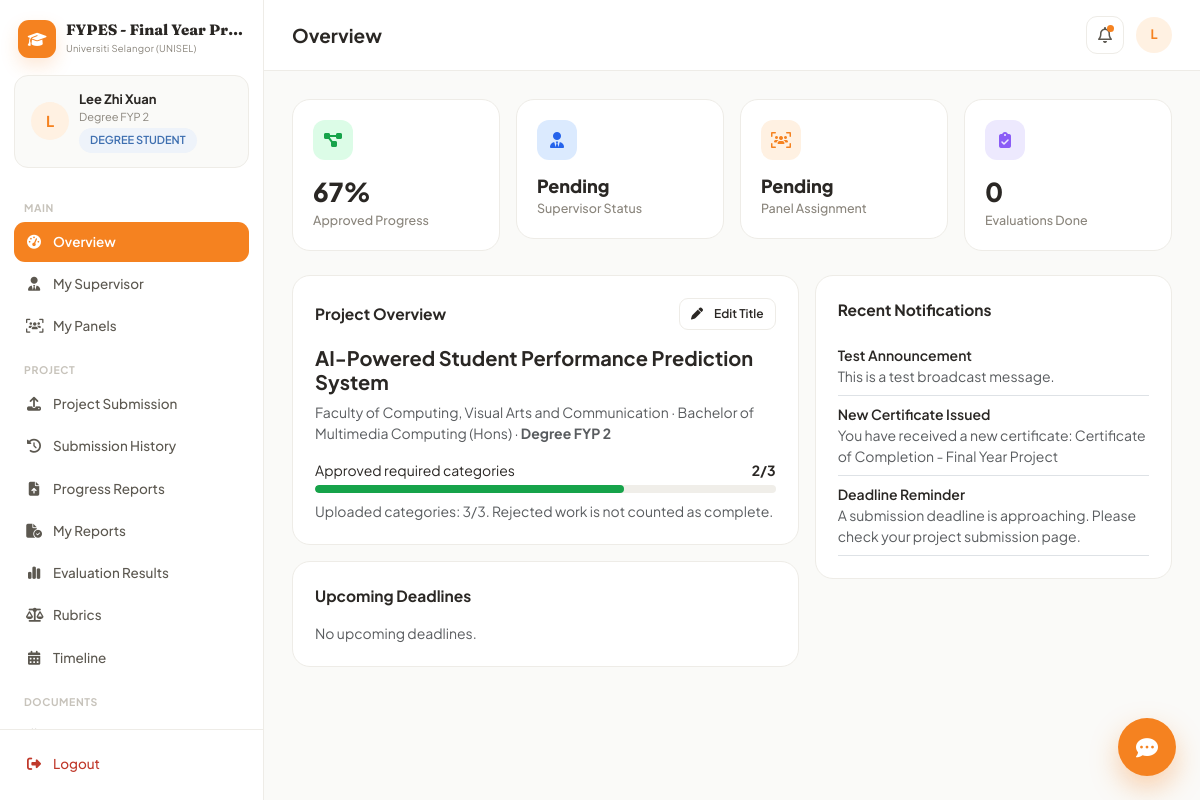
/dashboard/student/index.php (signed in), run on the app's committed database.
### tables this page shows
CREATE TABLE `students` (
  `id` int(11) NOT NULL AUTO_INCREMENT,
  `user_id` int(11) NOT NULL,
  `matric_number` varchar(30) NOT NULL,
  `level` enum('diploma','degree') NOT NULL,
  `programme` varchar(150) DEFAULT NULL,
  `faculty` varchar(150) DEFAULT NULL,
  `programme_type` enum('diploma_fyp1','diploma_fyp2','degree_fyp1','degree_fyp2') NOT NULL,
  `project_title` varchar(255) DEFAULT NULL,
  `supervisor_id` int(11) DEFAULT NULL,
  `assessor_id` int(11) DEFAULT NULL,
  `presentation_date` datetime DEFAULT NULL,
  `age` int(11) DEFAULT NULL,
  `gender` enum('male','female','other') DEFAULT NULL,
  PRIMARY KEY (`id`),
  UNIQUE KEY `matric_number` (`matric_number`),
  KEY `user_id` (`user_id`),
  KEY `supervisor_id` (`supervisor_id`),
  KEY `fk_students_assessor` (`assessor_id`),
  CONSTRAINT `fk_students_assessor` FOREIGN KEY (`assessor_id`) REFERENCES `lecturers` (`id`) ON DELETE SET NULL,
  CONSTRAINT `students_ibfk_1` FOREIGN KEY (`user_id`) REFERENCES `users` (`id`) ON DELETE CASCADE
);

CREATE TABLE `notifications` (
  `id` int(11) NOT NULL AUTO_INCREMENT,
  `user_id` int(11) NOT NULL,
  `title` varchar(200) NOT NULL,
  `message` text NOT NULL,
  `type` varchar(50) DEFAULT 'general',
  `link` varchar(255) DEFAULT NULL,
  `is_read` tinyint(1) NOT NULL DEFAULT 0,
  `created_at` datetime NOT NULL DEFAULT current_timestamp(),
  PRIMARY KEY (`id`),
  KEY `user_id` (`user_id`),
  CONSTRAINT `notifications_ibfk_1` FOREIGN KEY (`user_id`) REFERENCES `users` (`id`) ON DELETE CASCADE
);

### includes/functions.php (called while the page is built, shortened)
<?php
function safeRun(PDO $pdo, string $sql, array $params = []) {
    try {
        $stmt = $pdo->prepare($sql);
        $stmt->execute($params);
        return $stmt;
    } catch (PDOException $e) {
        error_log('FYPES SQL error: ' . $e->getMessage() . ' | SQL: ' . $sql);
        throw $e;
    }
}
function e(?string $str): string {
    return htmlspecialchars($str ?? '', ENT_QUOTES, 'UTF-8');
}
function programmeTypeLabel(string $pt): string {
    return [
        'diploma_fyp1' => 'Diploma FYP 1',
        'diploma_fyp2' => 'Diploma FYP 2',
        'degree_fyp1' => 'Degree FYP 1',
        'degree_fyp2' => 'Degree FYP 2',
    ][$pt] ?? $pt;
}
function getSetting(PDO $pdo, string $key, ?string $default = null): ?string {
    static $cache = [];
    $stmt = safeRun($pdo, 'SELECT setting_value FROM system_settings WHERE setting_key=?', [$key]);
    $row = $stmt ? $stmt->fetch() : null;
    return $cache[$key] = ($row['setting_value'] ?? $default);
}
function studentAccessBlocked(PDO $pdo, ?string $onDate = null): bool {
    $start = trim((string)getSetting($pdo, 'student_access_block_start', ''));
    $end = trim((string)getSetting($pdo, 'student_access_block_end', ''));
    if ($start === '' || $end === '') return false;
    $date = $onDate ?: date('Y-m-d');
    return $date >= $start && $date <= $end;
}
function studentSemesterId(PDO $pdo, int $studentId): ?int {
    $stmt = safeRun($pdo, 'SELECT semester_id FROM students WHERE id=?', [$studentId]);
    $row = $stmt ? $stmt->fetch() : null;
    if ($row && $row['semester_id'] !== null) return (int)$row['semester_id'];
    $history=safeRun($pdo,"SELECT h.semester_id FROM student_stage_history h JOIN semesters se ON se.id=h.semester_id WHERE h.student_id=? ORDER BY (h.status IN ('planned','active')) DESC,se.start_date DESC,h.id DESC LIMIT 1",[$studentId])->fetch();
    return $history ? (int)$history['semester_id'] : currentSemesterId($pdo);
}

### includes/auth.php (called while the page is built, shortened)
<?php
function isLoggedIn(): bool {
    return isset($_SESSION['user_id']);
}
function currentUser(): ?array {
    return [
        'id' => $_SESSION['user_id'],
        'role' => $_SESSION['role'],
        'name' => $_SESSION['name'],
        'email' => $_SESSION['email'],
        'photo' => $_SESSION['photo'] ?? null,
        'lecturer_id' => $_SESSION['lecturer_id'] ?? null,
        'student_id' => $_SESSION['student_id'] ?? null,
    ];
}
function requireRole(string $role): void {
    if ($role === 'student') {
        global $pdo;
        if (isset($pdo) && studentAccessBlocked($pdo)) {
            $_SESSION = [];
            if (ini_get('session.use_cookies')) {
                $params=session_get_cookie_params();
                setcookie(session_name(),'',time()-42000,$params['path'],$params['domain'],$params['secure'],$params['httponly']);
            }
            session_destroy();
            redirect(BASE_URL . '/auth/login.php?error=student_access_blocked');
        }
    }
}
function unreadNotificationCount(PDO $pdo): int {
    $stmt = safeRun($pdo, "SELECT COUNT(*) c FROM notifications WHERE user_id = ? AND is_read = 0", [$_SESSION['user_id']]);
    $row = $stmt ? $stmt->fetch() : ['c' => 0];
    return (int) $row['c'];
}

### dashboard/student/index.php (the view, shortened to what this page needs)
<?php
require_once __DIR__ . '/../../includes/config.php';
requireRole('student');
$user = currentUser();
$studentId = (int)$user['student_id'];
$student = safeRun($pdo, 'SELECT * FROM students WHERE id=?', [$studentId])->fetch();
$view = $_GET['view'] ?? 'overview';
$studentSemesterId = studentSemesterId($pdo, $studentId);
$currentSemesterId = $studentSemesterId;
$pt = $student['programme_type'];
$categories = safeRun($pdo,'SELECT * FROM submission_categories WHERE programme_type=? AND (semester_id IS NULL OR semester_id=?) ORDER BY sort_order',[$pt,$currentSemesterId])->fetchAll();
$mySubmissions = safeRun($pdo,'SELECT * FROM submissions WHERE student_id=? AND (semester_id IS NULL OR semester_id=?) ORDER BY uploaded_at DESC',[$studentId,$currentSemesterId])->fetchAll();
$approvedCategoryCount=(int)safeRun($pdo,"SELECT COUNT(DISTINCT sub.category_id) c FROM submissions sub
    WHERE sub.student_id=? AND sub.semester_id<=>? AND sub.id IN (
      SELECT MAX(s2.id) FROM submissions s2 WHERE s2.student_id=? AND s2.semester_id<=>? GROUP BY s2.category_id
    ) AND sub.status='approved'",[$studentId,$studentSemesterId,$studentId,$studentSemesterId])->fetch()['c'];
$uploadedCategoryCount=count(array_unique(array_column($mySubmissions,'category_id')));
$progressPct=count($categories)?min(100,round($approvedCategoryCount/count($categories)*100)):0;
$pendingReqCount=(int)safeRun($pdo,"SELECT COUNT(*) c FROM supervisor_requests WHERE student_id=? AND semester_id<=>? AND status IN ('pending','accepted') AND coordinator_status='pending'",[$studentId,$studentSemesterId])->fetch()['c'];
$navGroups=[
 ['label'=>'Main','items'=>[
   ['icon'=>'gauge-high','label'=>'Overview','view'=>'overview'],
   ['icon'=>'user-tie','label'=>'My Supervisor','view'=>'my-supervisor','badge'=>$pendingReqCount?:null],
   ['icon'=>'users-viewfinder','label'=>'My Panels','view'=>'my-panels'],
 ]],
 ['label'=>'Project','items'=>[
   ['icon'=>'upload','label'=>'Project Submission','view'=>'submissions'],
   ['icon'=>'clock-rotate-left','label'=>'Submission History','view'=>'history'],
   ['icon'=>'file-arrow-up','label'=>'Progress Reports','view'=>'progress-reports'],
   ['icon'=>'file-circle-check','label'=>'My Reports','view'=>'my-reports'],
   ['icon'=>'chart-simple','label'=>'Evaluation Results','view'=>'results'],
   ['icon'=>'scale-balanced','label'=>'Rubrics','view'=>'rubrics'],
   ['icon'=>'calendar-days','label'=>'Timeline','view'=>'timeline'],
 ]],
 ['label'=>'Documents','items'=>[
   ['icon'=>'certificate','label'=>'Certificates','view'=>'certificates'],
   ['icon'=>'user','label'=>'Profile','view'=>'profile'],
 ]],
];
$pageTitleMap=['overview'=>'Overview','my-supervisor'=>'My Supervisor','my-panels'=>'My Panels','submissions'=>'Project Submission','history'=>'Submission History','progress-reports'=>'Progress Reports','my-reports'=>'My Reports','results'=>'Evaluation Results','rubrics'=>'Rubrics','timeline'=>'Timeline','certificates'=>'Certificates','profile'=>'Profile'];
$pageTitle=$pageTitleMap[$view]??'Dashboard';
$roleLabelText=programmeTypeLabel($pt);
$levelBadge=strtoupper($student['level']).' STUDENT';
$activeView=$view;
require __DIR__.'/../../includes/dash_head.php';
?>
<?php if ($view==='overview'): ?>
<div class="row g-3 mb-4">
<?php
$evalCompleted=(int)safeRun($pdo,"SELECT COUNT(*) c FROM evaluations WHERE student_id=? AND semester_id<=>? AND status='completed'",[$studentId,$studentSemesterId])->fetch()['c'];
$cards=[
 ['diagram-project','Approved Progress',$progressPct.'%','#16A34A','#DCFCE7'],
 ['user-tie','Supervisor Status',$student['supervisor_id']?'Assigned':'Pending','#2563EB','#DBEAFE'],
 ['users-viewfinder','Panel Assignment',($student['report_panel_id']&&$student['presentation_panel_id'])?'Complete':'Pending','#F58220','#FFF1E2'],
 ['clipboard-check','Evaluations Done',$evalCompleted,'#8B5CF6','#EDE9FE'],
];
foreach($cards as [$icon,$label,$val,$color,$soft]): ?>
<div class="col-6 col-lg-3"><div class="stat-card"><div class="stat-icon" style="background:<?= $soft ?>;color:<?= $color ?>"><i class="fa-solid fa-<?= $icon ?>"></i></div><div class="stat-value" style="<?= is_string($val)&&!is_numeric(str_replace('%','',$val))?'font-size:18px':'' ?>"><?= e((string)$val) ?></div><div class="stat-label"><?= e($label) ?></div></div></div>
<?php endforeach; ?>
</div>
<div class="row g-3">
 <div class="col-lg-7">
  <div class="card-fy mb-3">
   <div class="d-flex justify-content-between align-items-center gap-2"><div class="section-title mb-0">Project Overview</div><button class="btn-fy-outline btn-sm" data-bs-toggle="modal" data-bs-target="#editTitleModal"><i class="fa-solid fa-pen me-1"></i>Edit Title</button></div>
   <h5 class="fw-bold mt-3"><?= e($student['project_title']??'No project title set') ?></h5>
   <p class="text-muted small"><?= e($student['faculty']) ?> · <?= e($student['programme']) ?> · <strong><?= programmeTypeLabel($pt) ?></strong></p>
   <div class="d-flex justify-content-between small mb-1"><span>Approved required categories</span><strong><?= $approvedCategoryCount ?>/<?= count($categories) ?></strong></div>
   <div class="progress-fy"><div style="width:<?= $progressPct ?>%;background:#16A34A"></div></div>
   <div class="small text-muted mt-2">Uploaded categories: <?= $uploadedCategoryCount ?>/<?= count($categories) ?>. Rejected work is not counted as complete.</div>
  </div>
  <div class="card-fy"><div class="section-title">Upcoming Deadlines</div>
  <?php $upcoming=safeRun($pdo,'SELECT * FROM submission_categories WHERE programme_type=? AND deadline>=CURDATE() AND (semester_id IS NULL OR semester_id=?) ORDER BY deadline LIMIT 4',[$pt,$currentSemesterId])->fetchAll(); foreach($upcoming as $u): ?>
   <div class="d-flex justify-content-between py-2 border-bottom small"><span><?= e($u['name']) ?></span><span class="text-muted"><?= date('M j, Y',strtotime($u['deadline'])) ?></span></div>
  <?php endforeach; if(empty($upcoming)): ?><p class="text-muted small mb-0">No upcoming deadlines.</p><?php endif; ?></div>
 </div>
 <div class="col-lg-5"><div class="card-fy"><div class="section-title">Recent Notifications</div>
 <?php $recentNotifs2=safeRun($pdo,'SELECT * FROM notifications WHERE user_id=? ORDER BY created_at DESC LIMIT 5',[$user['id']])->fetchAll(); foreach($recentNotifs2 as $n): ?>
  <div class="py-2 border-bottom"><div class="small fw-semibold"><?= e($n['title']) ?></div><div class="small text-muted"><?= e($n['message']) ?></div></div>
 <?php endforeach; if(empty($recentNotifs2)): ?><p class="text-muted small mb-0">No notifications yet.</p><?php endif; ?></div></div>
</div>
<?php elseif($view==='my-supervisor'): include __DIR__.'/views/my-supervisor.php';
elseif($view==='my-panels'): include __DIR__.'/views/my-panels.php';
elseif($view==='submissions'): include __DIR__.'/views/submissions.php';
elseif($view==='history'): include __DIR__.'/views/history.php';
elseif($view==='progress-reports'): include __DIR__.'/views/progress-reports.php';
elseif($view==='my-reports'): include __DIR__.'/views/my-reports.php';
elseif($view==='results'): include __DIR__.'/views/results.php';
elseif($view==='rubrics'): include __DIR__.'/views/rubrics.php';
elseif($view==='timeline'): include __DIR__.'/views/timeline.php';
elseif($view==='certificates'): include __DIR__.'/views/certificates.php';
elseif($view==='profile'): include __DIR__.'/../shared/profile.php';
else: ?><div class="card-fy text-center py-5 text-muted">Page not found.</div><?php endif; ?>
<?php require __DIR__.'/../../includes/dash_foot.php'; ?>

### includes/dash_head.php (shortened to what this page needs)
<?php
$chatbotEnabled = getSetting($pdo, 'chatbot_enabled', '1') === '1';
$systemName = getSetting($pdo, 'system_name', APP_NAME) ?: APP_NAME;
$institutionName = getSetting($pdo, 'institution_name', APP_INSTITUTION) ?: APP_INSTITUTION;
$darkMode = getSetting($pdo, 'dark_mode', '0') === '1';
$unreadCount = unreadNotificationCount($pdo);
$notifStmt = safeRun($pdo, "SELECT * FROM notifications WHERE user_id = ? ORDER BY created_at DESC LIMIT 8", [$user['id']]);
$recentNotifs = $notifStmt ? $notifStmt->fetchAll() : [];
?>
<!DOCTYPE html>
<html lang="en">
<head>
<link href="https://cdn.jsdelivr.net/npm/bootstrap@5.3.3/dist/css/bootstrap.min.css" rel="stylesheet">
<link href="https://cdnjs.cloudflare.com/ajax/libs/font-awesome/6.5.1/css/all.min.css" rel="stylesheet">
<link rel="stylesheet" href="<?= BASE_URL ?>/assets/css/style.css">
</head>
<body class="dash-body <?= $darkMode ? 'dark-mode' : '' ?>">
<div class="dash-shell">
  <aside class="dash-sidebar" id="dashSidebar">
    <div class="sidebar-brand" title="<?= e($systemName) ?> — <?= e($institutionName) ?>">
      <div class="brand-icon" style="background:var(--theme)"><i class="fa-solid fa-graduation-cap"></i></div>
      <div class="brand-copy">
        <div class="brand-name" title="<?= e($systemName) ?>"><?= e($systemName) ?></div>
        <div class="brand-sub" title="<?= e($institutionName) ?>"><?= e($institutionName) ?></div>
      </div>
    </div>
    <div class="sidebar-user">
      <div class="user-avatar" style="background:var(--theme-soft);color:var(--theme)">
        <?= strtoupper(substr($user['name'],0,1)) ?>
      </div>
      <div class="user-meta">
        <div class="user-name"><?= e($user['name']) ?></div>
        <div class="user-role"><?= e($roleLabelText) ?></div>
        <?php if (isset($levelBadge)): ?><span class="badge-fy badge-info mt-1" style="display:inline-block;"><?= e($levelBadge) ?></span><?php endif; ?>
      </div>
    </div>
    <nav class="sidebar-nav">
      <?php foreach ($navGroups as $group): ?>
        <?php if (!empty($group['label'])): ?><div class="nav-group-label"><?= e($group['label']) ?></div><?php endif; ?>
        <?php foreach ($group['items'] as $item): ?>
          <a href="?view=<?= e($item['view']) ?>" class="nav-item <?= $activeView === $item['view'] ? 'active' : '' ?>">
            <i class="fa-solid fa-<?= e($item['icon']) ?>"></i>
            <span><?= e($item['label']) ?></span>
          </a>
        <?php endforeach; ?>
      <?php endforeach; ?>
    </nav>
    <div class="sidebar-footer">
      <a href="<?= BASE_URL ?>/auth/logout.php" class="nav-item logout-item">
        <i class="fa-solid fa-right-from-bracket"></i><span>Logout</span>
      </a>
    </div>
  </aside>
  <div class="dash-main">
    <header class="dash-topbar">
      <h1 class="topbar-title"><?= e($pageTitle) ?></h1>
      <div class="topbar-actions">
        <div class="dropdown">
          <button class="icon-btn" data-bs-toggle="dropdown"><i class="fa-regular fa-bell"></i><?php if ($unreadCount>0): ?><span class="notif-dot"></span><?php endif; ?></button>
        </div>
        <div class="user-avatar-sm" style="background:var(--theme-soft);color:var(--theme)"><?= strtoupper(substr($user['name'],0,1)) ?></div>
      </div>
    </header>
    <main class="dash-content">

### includes/dash_foot.php (shortened to what this page needs)
    </main>
  </div>
</div>
<?php if($chatbotEnabled): ?>
<div id="chatbotWidget" class="chatbot-widget">
  <button id="chatbotToggle" class="chatbot-fab" style="background:var(--theme)">
    <i class="fa-solid fa-comment-dots"></i>
  </button>
</div>
<?php endif; ?>
</body>
</html>

### data on the page
students: programme_type "Degree FYP 2", level "DEGREE STUDENT", project_title "AI-Powered Student Performance Prediction System", faculty "Faculty of Computing, Visual Arts and Communication", programme "Bachelor of Multimedia Computing (Hons)", semester "2"
notifications: title "Test Announcement", message "This is a test broadcast message."
notifications: title "New Certificate Issued", message "You have received a new certificate: Certificate of Completion - Final Year Project"
notifications: title "Deadline Reminder", message "A submission deadline is approaching. Please check your project submission page."

### other printed values
$systemName "FYPES - Final Year Pr…"
$institutionName "Universiti Selangor (UNISEL)"
substr($user['name'],0,1) "L"
$user['name'] "Lee Zhi Xuan"
$group['label'] "MAIN"
$item['label'] "Overview"
$item['label'] "My Supervisor"
$item['label'] "My Panels"
$group['label'] "PROJECT"
$item['label'] "Project Submission"
$item['label'] "Submission History"
$item['label'] "Progress Reports"
$item['label'] "My Reports"
$item['label'] "Evaluation Results"
$item['label'] "Rubrics"
